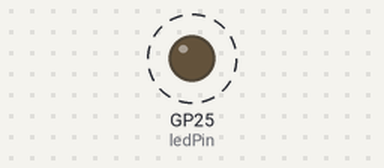
Simulated run of this program. Board: Raspberry Pi Pico running MicroPython. Shown: output pins drawn as LEDs (lit = HIGH). Dashed ring = blinking. What the program prints to the serial console is not drawn.

Above: at 0.2 s.
Timing chart, 0 to 3.0 s (numbered marks = the images above):
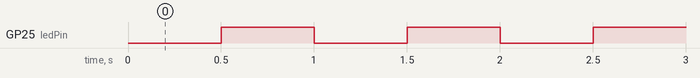

The program:

maina.py
```python
import machine
import utime
ledPin=machine.Pin(25, machine.Pin.OUT)
print("heresi")

while True:
    utime.sleep(.5)
    print("here1")
    ledPin.value(1)
    print("here2")
    utime.sleep(.5)
    ledPin.value(0)
```

Measured:
- by itself, GP25 (ledPin): alternates HIGH for 0.50 s and LOW for 0.50 s
